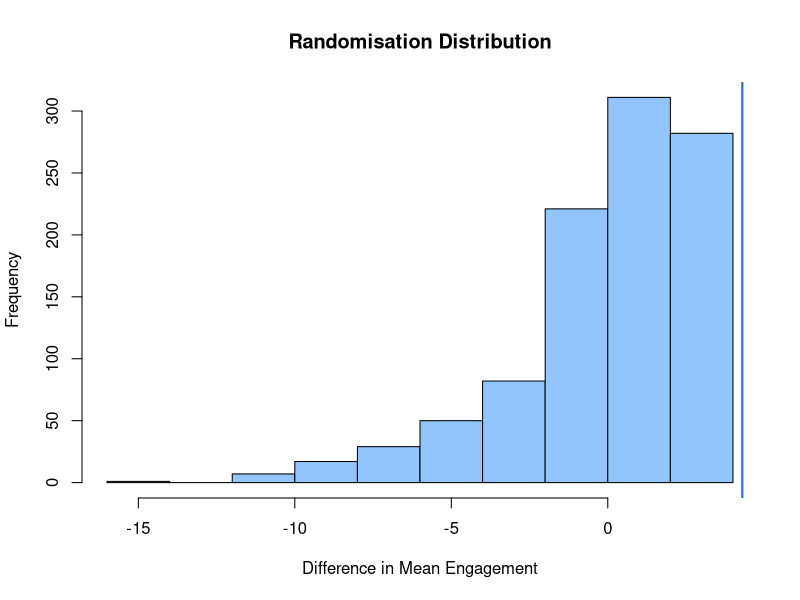

This figure's R source:

# =====================================================
# COMP3020 - AI Discussions on Bluesky
# 04_hypothesis_testing.R
# =====================================================


# 1. LOAD DATA ---------------------------------------

# Load posts with cluster labels from Script 03.
posts = read.csv(
  "data/processed/bluesky_clustered_posts.csv"
)

# Check the data.
dim(posts)
names(posts)


# 2. PREPARE ENGAGEMENT DATA -------------------------

# Check required columns.
stopifnot(
  all(c(
    "cluster",
    "like_count",
    "repost_count",
    "reply_count"
  ) %in% names(posts))
)

# Remove posts with missing engagement values.
posts = posts[
  complete.cases(
    posts[, c("like_count", "repost_count", "reply_count")]
  ),
]

# Calculate total engagement.
posts$engagement = posts$like_count +
  posts$repost_count +
  posts$reply_count

# Check engagement values.
summary(posts$engagement)


# 3. SELECT TWO GROUPS -------------------------------

# Cluster 1: Broad AI and ChatGPT discussions.
cluster1 = posts$engagement[
  posts$cluster == 1
]

# Cluster 5: AI Art / Stable Diffusion (verify with current cluster terms).
cluster5 = posts$engagement[
  posts$cluster == 5
]

# Check sample sizes.
length(cluster1)
length(cluster5)


# 4. DIFFERENCE IN MEANS -----------------------------

# Calculate mean engagement for each group.
mean(cluster1)
mean(cluster5)

# Calculate observed difference.
meanDiff = mean(cluster5) - mean(cluster1)

print(meanDiff)


# 5. SHUFFLING THE OBSERVATIONS ----------------------

# Shuffle two samples without changing their sizes.
shuffleMean = function(cluster1, cluster5) {
  
  combined = c(cluster1, cluster5)
  
  chosen = sample(
    length(combined),
    size = length(cluster1),
    replace = FALSE
  )
  
  shuffledBefore = combined[chosen]
  shuffledAfter = combined[-chosen]
  
  mean(shuffledAfter) - mean(shuffledBefore)
}


# 6. RANDOMISATION DISTRIBUTION ----------------------

# Generate the randomisation distribution.
set.seed(123)

randDist = replicate(
  1000,
  shuffleMean(cluster1, cluster5)
)

# Plot the randomisation distribution.
hist(
  randDist,
  col = "#93C5FD",
  main = "Randomisation Distribution",
  xlab = "Difference in Mean Engagement"
)

# Mark the observed difference.
abline(
  v = meanDiff,
  col = "#2563EB",
  lwd = 2
)

# Calculate the two-sided p-value.
pVal = mean(
  abs(randDist) >= abs(meanDiff)
)

print(pVal)


# 7. T-TEST ------------------------------------------

# Perform the two-sample t-test.
tt = t.test(cluster1, cluster5)

tt
tt$statistic
tt$p.value
